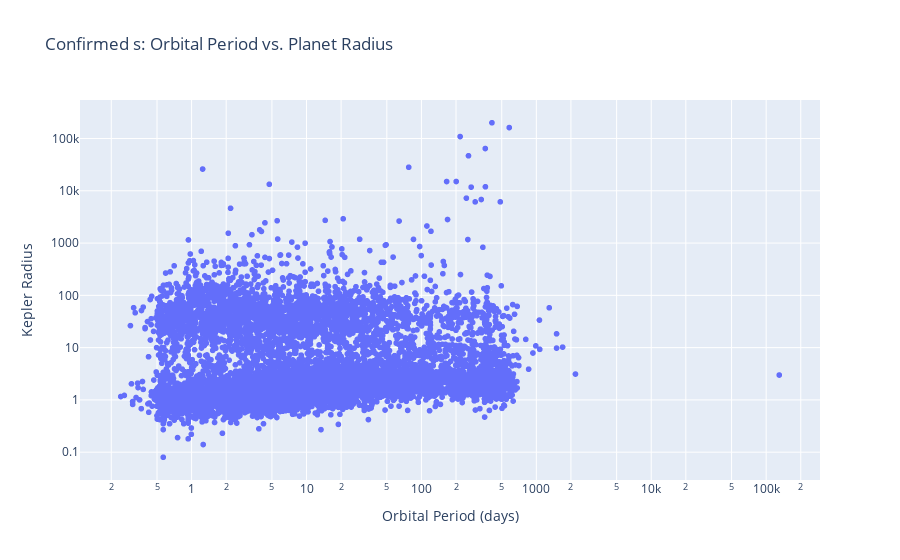

This figure's notebook cell:
### Markdown cell above
### Oribital Period vs. Planet Radius 
A scatter plot comparing the orbital period and planet radius for the discovered exoplanets. This can help identify trends or clusters in the data.

### Code cell
# Create an interactive scatter plot of exoplanet orbital period vs. planet radius
fig = px.scatter(
    df,
    x="koi_period",
    y="koi_prad",
    hover_data=["kepler_name"],
    labels={
        "koi_period": "Orbital Period (days)",
        "koi_prad": "Kepler Radius",
        "pl_name": "Kepler Name",
    },
    title="Confirmed s: Orbital Period vs. Planet Radius",
    log_x=True,
    log_y=True,
)

# Show the plot
fig.show()

### Figure 1 — Plotly figure (JSON) as saved in the notebook; plotly's stock layout.template omitted (floating-point values rounded to 4 significant figures; data arrays with more than 128 entries replaced by an {"elided": "..."} marker saying what was removed)
{"data": [{"customdata": {"elided": "9564x1 str values"}, "hovertemplate": "Orbital Period (days)=%{x}<br>Kepler Radius=%{y}<br>kepler_name=%{customdata[0]}<extra></extra>", "legendgroup": "", "marker": {"color": "#636efa", "symbol": "circle"}, "mode": "markers", "name": "", "showlegend": false, "type": "scattergl", "x": {"elided": "9564 float values"}, "xaxis": "x", "y": {"elided": "9564 float values"}, "yaxis": "y"}], "layout": {"legend": {"tracegroupgap": 0}, "title": {"text": "Confirmed s: Orbital Period vs. Planet Radius"}, "xaxis": {"anchor": "y", "domain": [0, 1], "title": {"text": "Orbital Period (days)"}, "type": "log"}, "yaxis": {"anchor": "x", "domain": [0, 1], "title": {"text": "Kepler Radius"}, "type": "log"}}}
